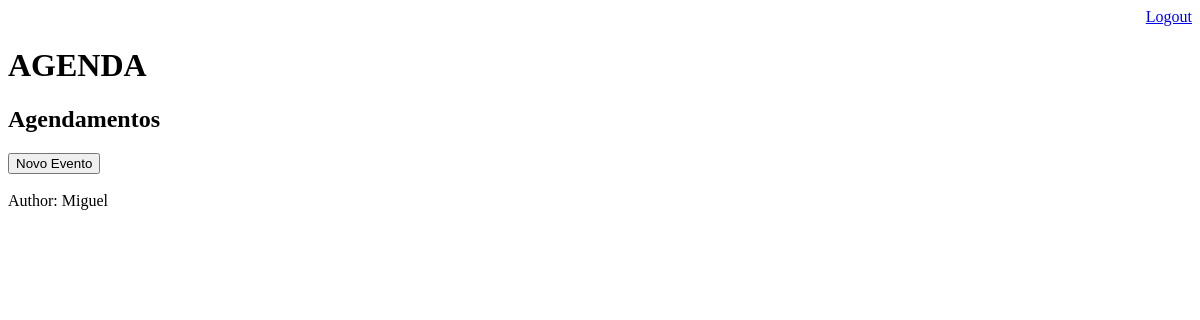
/agenda/ (signed in), run on an earlier commit of the app's database.
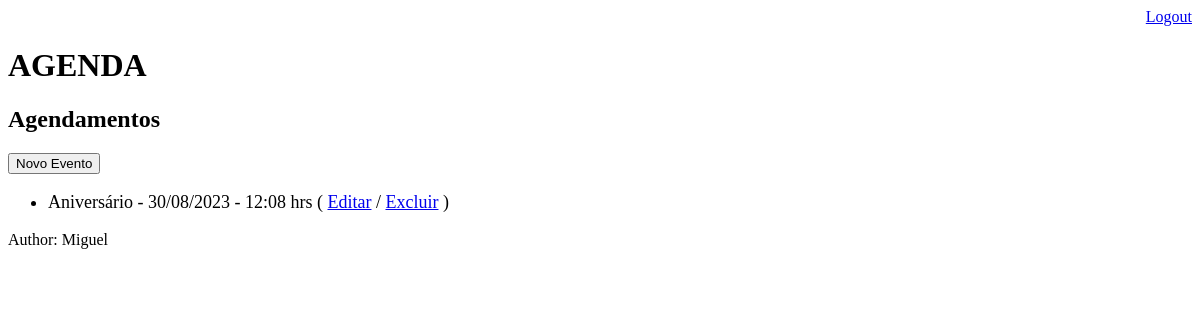
And on a later commit of the database.
### core/models.py (models this page shows, shortened)
class Evento(models.Model):
    titulo = models.CharField(max_length=100)
    descricao = models.TextField(blank=True, null=True)
    data_evento = models.DateTimeField(verbose_name="Data do evento")
    data_criacao = models.DateTimeField(auto_now=True)
    usuario = models.ForeignKey(User, on_delete=models.CASCADE)
    class Meta:
        db_table = 'evento'
    def get_data_evento(self):
        return self.data_evento.strftime("%d/%m/%Y - %H:%M hrs")
    def get_evento_atrasado(self):
        if self.data_evento < datetime.now():
            return True
        else:
            return False

### core/views.py (the view)
# urls.py: path("agenda/", views.lista_eventos),
@login_required(login_url="/login/")
def lista_eventos(request):
    usuario = request.user
    data_atual = datetime.now() - timedelta(hours=1)
    evento = Evento.objects.filter(usuario=usuario, data_evento__gt=data_atual)
    dados = {"eventos": evento}
    return render(request, 'agenda.html', dados)

### templates/agenda.html
{% extends "model-page.html" %}
{% block content %}
    <h2>Agendamentos</h2>
    <a href="evento/">
        <button type="button">Novo Evento</button>
    </a>
    <ul style="font-size: 18px">
        {% for evento in eventos %}
            <li>
                <div style={% if evento.get_evento_atrasado %}"color:red" {% endif %} >
                    {{ evento.titulo }} - {{ evento.get_data_evento }}
                    ( <a href="evento/?id={{ evento.id }}">Editar</a>
                    / <a href="evento/delete/{{ evento.id }}">Excluir</a> )
                </div>
            </li>
        {% endfor %}
    </ul>
{% endblock %}

### templates/model-page.html
<!DOCTYPE html>
<html lang="en">
<head>
    {% include "model-header.html" %}
</head>
<body>
    {% block content %} {% endblock %}
    {% include "model-footer.html" %}
</body>
</html>

### templates/model-header.html (shortened to what this page needs)
<div align="right">
    <a href="logout">Logout</a>
</div>
<h1>AGENDA</h1>

### templates/model-footer.html
<p>Author: Miguel</p>

What changed in the data, as far as the page shows it:
added Evento: titulo "Aniversário", get_data_evento "30/08/2023 - 12:08 hrs"
